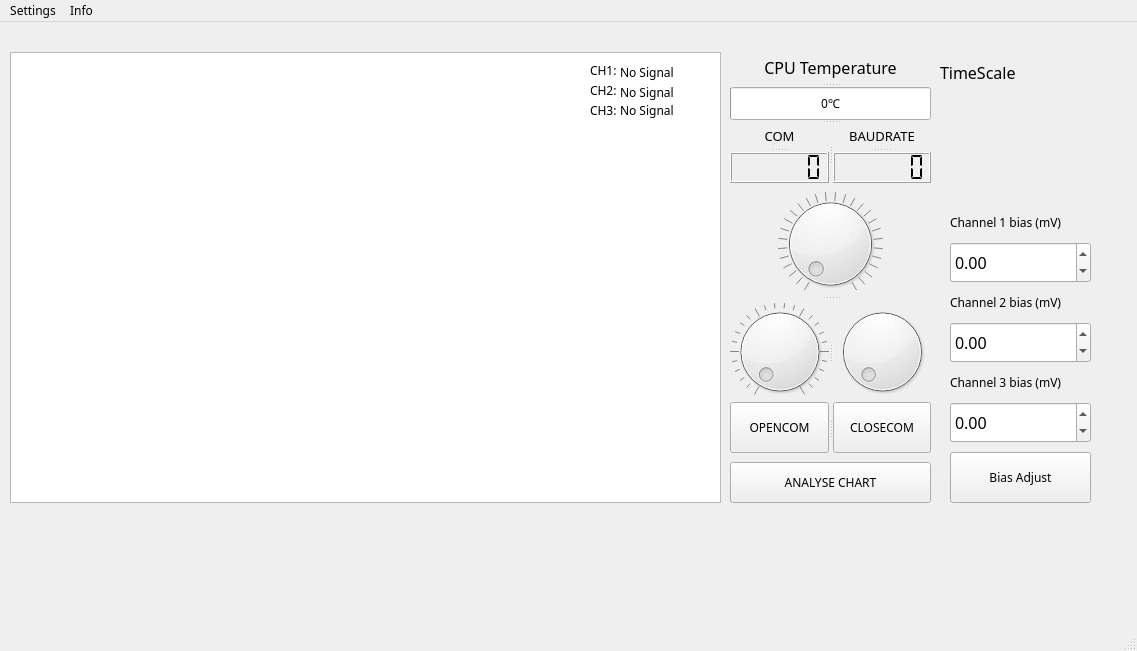
<?xml version="1.0" encoding="UTF-8"?>
<ui version="4.0">
 <class>MainWindow</class>
 <widget class="QMainWindow" name="MainWindow">
  <property name="geometry">
   <rect>
    <x>0</x>
    <y>0</y>
    <width>1137</width>
    <height>651</height>
   </rect>
  </property>
  <property name="font">
   <font>
    <family>Adobe Heiti Std</family>
   </font>
  </property>
  <property name="windowTitle">
   <string>Gyrflacon Sensor System Professional</string>
  </property>
  <property name="tabShape">
   <enum>QTabWidget::Triangular</enum>
  </property>
  <property name="dockNestingEnabled">
   <bool>true</bool>
  </property>
  <property name="unifiedTitleAndToolBarOnMac">
   <bool>false</bool>
  </property>
  <widget class="QWidget" name="centralwidget">
   <widget class="QSplitter" name="splitter_2">
    <property name="geometry">
     <rect>
      <x>730</x>
      <y>170</y>
      <width>201</width>
      <height>211</height>
     </rect>
    </property>
    <property name="orientation">
     <enum>Qt::Vertical</enum>
    </property>
    <widget class="QDial" name="dialTimeScale">
     <property name="minimum">
      <number>60</number>
     </property>
     <property name="maximum">
      <number>600</number>
     </property>
     <property name="singleStep">
      <number>10</number>
     </property>
     <property name="invertedAppearance">
      <bool>false</bool>
     </property>
     <property name="invertedControls">
      <bool>false</bool>
     </property>
     <property name="wrapping">
      <bool>false</bool>
     </property>
     <property name="notchesVisible">
      <bool>true</bool>
     </property>
    </widget>
    <widget class="QSplitter" name="splitter">
     <property name="orientation">
      <enum>Qt::Horizontal</enum>
     </property>
     <widget class="QDial" name="dialTimeStart">
      <property name="maximum">
       <number>100</number>
      </property>
      <property name="singleStep">
       <number>1</number>
      </property>
      <property name="notchesVisible">
       <bool>true</bool>
      </property>
     </widget>
     <widget class="QDial" name="dial_3">
      <property name="maximum">
       <number>120</number>
      </property>
      <property name="singleStep">
       <number>5</number>
      </property>
     </widget>
    </widget>
   </widget>
   <widget class="QLabel" name="labelResult">
    <property name="geometry">
     <rect>
      <x>10</x>
      <y>480</y>
      <width>271</width>
      <height>131</height>
     </rect>
    </property>
    <property name="font">
     <font>
      <family>Adobe Heiti Std</family>
      <pointsize>28</pointsize>
     </font>
    </property>
    <property name="text">
     <string/>
    </property>
   </widget>
   <widget class="QLabel" name="label_5">
    <property name="geometry">
     <rect>
      <x>720</x>
      <y>530</y>
      <width>91</width>
      <height>21</height>
     </rect>
    </property>
    <property name="text">
     <string/>
    </property>
   </widget>
   <widget class="QSplitter" name="splitter_8">
    <property name="geometry">
     <rect>
      <x>730</x>
      <y>30</y>
      <width>201</width>
      <height>131</height>
     </rect>
    </property>
    <property name="orientation">
     <enum>Qt::Vertical</enum>
    </property>
    <widget class="QSplitter" name="splitter_3">
     <property name="orientation">
      <enum>Qt::Vertical</enum>
     </property>
     <widget class="QSplitter" name="splitter_7">
      <property name="orientation">
       <enum>Qt::Vertical</enum>
      </property>
      <widget class="QLabel" name="label">
       <property name="font">
        <font>
         <family>UD Digi Kyokasho NK-R</family>
         <pointsize>12</pointsize>
        </font>
       </property>
       <property name="text">
        <string>CPU Temperature</string>
       </property>
       <property name="alignment">
        <set>Qt::AlignCenter</set>
       </property>
      </widget>
      <widget class="QProgressBar" name="progressBarChipTemp">
       <property name="value">
        <number>0</number>
       </property>
       <property name="alignment">
        <set>Qt::AlignJustify|Qt::AlignVCenter</set>
       </property>
       <property name="textDirection">
        <enum>QProgressBar::BottomToTop</enum>
       </property>
       <property name="format">
        <string>%p℃</string>
       </property>
      </widget>
     </widget>
    </widget>
    <widget class="QSplitter" name="splitter_6">
     <property name="orientation">
      <enum>Qt::Horizontal</enum>
     </property>
     <widget class="QSplitter" name="splitter_4">
      <property name="orientation">
       <enum>Qt::Vertical</enum>
      </property>
      <widget class="QLabel" name="label_2">
       <property name="font">
        <font>
         <family>UD Digi Kyokasho NK-R</family>
         <pointsize>10</pointsize>
        </font>
       </property>
       <property name="text">
        <string>COM</string>
       </property>
       <property name="alignment">
        <set>Qt::AlignCenter</set>
       </property>
      </widget>
      <widget class="QLCDNumber" name="lcdNumberCOM">
       <property name="font">
        <font>
         <family>Adobe Heiti Std</family>
         <stylestrategy>PreferDefault</stylestrategy>
        </font>
       </property>
       <property name="digitCount">
        <number>6</number>
       </property>
       <property name="segmentStyle">
        <enum>QLCDNumber::Flat</enum>
       </property>
       <property name="intValue" stdset="0">
        <number>0</number>
       </property>
      </widget>
     </widget>
     <widget class="QSplitter" name="splitter_5">
      <property name="orientation">
       <enum>Qt::Vertical</enum>
      </property>
      <widget class="QLabel" name="label_3">
       <property name="font">
        <font>
         <family>UD Digi Kyokasho NK-R</family>
         <pointsize>10</pointsize>
        </font>
       </property>
       <property name="text">
        <string>BAUDRATE</string>
       </property>
       <property name="alignment">
        <set>Qt::AlignCenter</set>
       </property>
      </widget>
      <widget class="QLCDNumber" name="lcdNumberBaudrate">
       <property name="digitCount">
        <number>6</number>
       </property>
       <property name="segmentStyle">
        <enum>QLCDNumber::Flat</enum>
       </property>
      </widget>
     </widget>
    </widget>
   </widget>
   <widget class="QSplitter" name="splitter_9">
    <property name="geometry">
     <rect>
      <x>730</x>
      <y>380</y>
      <width>201</width>
      <height>51</height>
     </rect>
    </property>
    <property name="orientation">
     <enum>Qt::Horizontal</enum>
    </property>
    <widget class="QPushButton" name="pushButtonOpenCOM">
     <property name="cursor">
      <cursorShape>PointingHandCursor</cursorShape>
     </property>
     <property name="text">
      <string>OPENCOM</string>
     </property>
    </widget>
    <widget class="QPushButton" name="pushButtonCloseCom">
     <property name="cursor">
      <cursorShape>PointingHandCursor</cursorShape>
     </property>
     <property name="text">
      <string>CLOSECOM</string>
     </property>
    </widget>
   </widget>
   <widget class="QChartView" name="ChartSensor">
    <property name="geometry">
     <rect>
      <x>10</x>
      <y>30</y>
      <width>711</width>
      <height>451</height>
     </rect>
    </property>
   </widget>
   <widget class="QLabel" name="labelTimeScale">
    <property name="geometry">
     <rect>
      <x>940</x>
      <y>60</y>
      <width>91</width>
      <height>31</height>
     </rect>
    </property>
    <property name="text">
     <string/>
    </property>
   </widget>
   <widget class="QPushButton" name="pushButtonAnalyse">
    <property name="geometry">
     <rect>
      <x>730</x>
      <y>440</y>
      <width>201</width>
      <height>41</height>
     </rect>
    </property>
    <property name="text">
     <string>ANALYSE CHART</string>
    </property>
   </widget>
   <widget class="QLabel" name="labelCH1">
    <property name="geometry">
     <rect>
      <x>620</x>
      <y>40</y>
      <width>81</width>
      <height>21</height>
     </rect>
    </property>
    <property name="text">
     <string>No Signal</string>
    </property>
   </widget>
   <widget class="QLabel" name="labelCH2">
    <property name="geometry">
     <rect>
      <x>620</x>
      <y>60</y>
      <width>81</width>
      <height>21</height>
     </rect>
    </property>
    <property name="text">
     <string>No Signal</string>
    </property>
   </widget>
   <widget class="QLabel" name="labelCH3">
    <property name="geometry">
     <rect>
      <x>620</x>
      <y>80</y>
      <width>81</width>
      <height>16</height>
     </rect>
    </property>
    <property name="text">
     <string>No Signal</string>
    </property>
   </widget>
   <widget class="QLabel" name="label_6">
    <property name="geometry">
     <rect>
      <x>590</x>
      <y>40</y>
      <width>31</width>
      <height>16</height>
     </rect>
    </property>
    <property name="text">
     <string>CH1:</string>
    </property>
   </widget>
   <widget class="QLabel" name="label_9">
    <property name="geometry">
     <rect>
      <x>590</x>
      <y>60</y>
      <width>31</width>
      <height>16</height>
     </rect>
    </property>
    <property name="text">
     <string>CH2:</string>
    </property>
   </widget>
   <widget class="QLabel" name="label_10">
    <property name="geometry">
     <rect>
      <x>590</x>
      <y>80</y>
      <width>31</width>
      <height>16</height>
     </rect>
    </property>
    <property name="text">
     <string>CH3:</string>
    </property>
   </widget>
   <widget class="QPushButton" name="pushButton">
    <property name="geometry">
     <rect>
      <x>950</x>
      <y>430</y>
      <width>141</width>
      <height>51</height>
     </rect>
    </property>
    <property name="text">
     <string>Bias Adjust</string>
    </property>
   </widget>
   <widget class="QLabel" name="label_4">
    <property name="geometry">
     <rect>
      <x>950</x>
      <y>190</y>
      <width>131</width>
      <height>21</height>
     </rect>
    </property>
    <property name="text">
     <string>Channel 1 bias (mV)</string>
    </property>
   </widget>
   <widget class="QLabel" name="label_7">
    <property name="geometry">
     <rect>
      <x>950</x>
      <y>270</y>
      <width>131</width>
      <height>21</height>
     </rect>
    </property>
    <property name="text">
     <string>Channel 2 bias (mV)</string>
    </property>
   </widget>
   <widget class="QLabel" name="label_8">
    <property name="geometry">
     <rect>
      <x>950</x>
      <y>350</y>
      <width>131</width>
      <height>21</height>
     </rect>
    </property>
    <property name="text">
     <string>Channel 3 bias (mV)</string>
    </property>
   </widget>
   <widget class="QLabel" name="label_11">
    <property name="geometry">
     <rect>
      <x>940</x>
      <y>40</y>
      <width>101</width>
      <height>21</height>
     </rect>
    </property>
    <property name="font">
     <font>
      <family>Adobe Heiti Std</family>
      <pointsize>12</pointsize>
     </font>
    </property>
    <property name="text">
     <string>TimeScale</string>
    </property>
   </widget>
   <widget class="QDoubleSpinBox" name="doubleSpinBoxCH1">
    <property name="geometry">
     <rect>
      <x>950</x>
      <y>220</y>
      <width>141</width>
      <height>41</height>
     </rect>
    </property>
    <property name="font">
     <font>
      <family>Adobe Heiti Std</family>
      <pointsize>12</pointsize>
     </font>
    </property>
    <property name="minimum">
     <double>-100.000000000000000</double>
    </property>
    <property name="maximum">
     <double>100.000000000000000</double>
    </property>
   </widget>
   <widget class="QDoubleSpinBox" name="doubleSpinBoxCH2">
    <property name="geometry">
     <rect>
      <x>950</x>
      <y>300</y>
      <width>141</width>
      <height>41</height>
     </rect>
    </property>
    <property name="font">
     <font>
      <family>Adobe Heiti Std</family>
      <pointsize>12</pointsize>
     </font>
    </property>
    <property name="minimum">
     <double>-100.000000000000000</double>
    </property>
    <property name="maximum">
     <double>100.000000000000000</double>
    </property>
   </widget>
   <widget class="QDoubleSpinBox" name="doubleSpinBoxCH3">
    <property name="geometry">
     <rect>
      <x>950</x>
      <y>380</y>
      <width>141</width>
      <height>41</height>
     </rect>
    </property>
    <property name="font">
     <font>
      <family>Adobe Heiti Std</family>
      <pointsize>12</pointsize>
     </font>
    </property>
    <property name="minimum">
     <double>-100.000000000000000</double>
    </property>
    <property name="maximum">
     <double>100.000000000000000</double>
    </property>
   </widget>
  </widget>
  <widget class="QMenuBar" name="menubar">
   <property name="geometry">
    <rect>
     <x>0</x>
     <y>0</y>
     <width>1137</width>
     <height>21</height>
    </rect>
   </property>
   <widget class="QMenu" name="menuInfo">
    <property name="title">
     <string>Info</string>
    </property>
    <addaction name="actionContast_us"/>
    <addaction name="actionGyrflaconSensorSystem"/>
    <addaction name="separator"/>
    <addaction name="actionLicenseCode"/>
   </widget>
   <widget class="QMenu" name="menuSettings">
    <property name="title">
     <string>Settings</string>
    </property>
    <addaction name="actionCOM_Setting"/>
   </widget>
   <addaction name="menuSettings"/>
   <addaction name="menuInfo"/>
  </widget>
  <widget class="QStatusBar" name="statusbar"/>
  <action name="actionContast_us">
   <property name="text">
    <string>Contast us</string>
   </property>
  </action>
  <action name="actionGyrflaconSensorSystem">
   <property name="text">
    <string>About Gyrflacon System</string>
   </property>
  </action>
  <action name="actionCOM_Setting">
   <property name="text">
    <string>COM Setting</string>
   </property>
  </action>
  <action name="actionLicenseCode">
   <property name="text">
    <string>ActiveSoftware</string>
   </property>
  </action>
 </widget>
 <customwidgets>
  <customwidget>
   <class>QChartView</class>
   <extends>QGraphicsView</extends>
   <header>PyQt5.QtChart</header>
  </customwidget>
 </customwidgets>
 <resources/>
 <connections>
  <connection>
   <sender>actionContast_us</sender>
   <signal>triggered()</signal>
   <receiver>MainWindow</receiver>
   <slot>OpenContactus()</slot>
   <hints>
    <hint type="sourcelabel">
     <x>-1</x>
     <y>-1</y>
    </hint>
    <hint type="destinationlabel">
     <x>582</x>
     <y>381</y>
    </hint>
   </hints>
  </connection>
  <connection>
   <sender>actionGyrflaconSensorSystem</sender>
   <signal>triggered()</signal>
   <receiver>MainWindow</receiver>
   <slot>OpenSysinfo()</slot>
   <hints>
    <hint type="sourcelabel">
     <x>-1</x>
     <y>-1</y>
    </hint>
    <hint type="destinationlabel">
     <x>582</x>
     <y>381</y>
    </hint>
   </hints>
  </connection>
  <connection>
   <sender>actionLicenseCode</sender>
   <signal>triggered()</signal>
   <receiver>MainWindow</receiver>
   <slot>OpenActiveSoftware()</slot>
   <hints>
    <hint type="sourcelabel">
     <x>-1</x>
     <y>-1</y>
    </hint>
    <hint type="destinationlabel">
     <x>582</x>
     <y>381</y>
    </hint>
   </hints>
  </connection>
  <connection>
   <sender>actionCOM_Setting</sender>
   <signal>triggered()</signal>
   <receiver>MainWindow</receiver>
   <slot>OpenCOMSetting()</slot>
   <hints>
    <hint type="sourcelabel">
     <x>-1</x>
     <y>-1</y>
    </hint>
    <hint type="destinationlabel">
     <x>582</x>
     <y>381</y>
    </hint>
   </hints>
  </connection>
  <connection>
   <sender>pushButtonOpenCOM</sender>
   <signal>clicked()</signal>
   <receiver>MainWindow</receiver>
   <slot>ConnectCOM()</slot>
   <hints>
    <hint type="sourcelabel">
     <x>761</x>
     <y>446</y>
    </hint>
    <hint type="destinationlabel">
     <x>718</x>
     <y>505</y>
    </hint>
   </hints>
  </connection>
  <connection>
   <sender>pushButtonCloseCom</sender>
   <signal>clicked()</signal>
   <receiver>MainWindow</receiver>
   <slot>DisconnectCOM()</slot>
   <hints>
    <hint type="sourcelabel">
     <x>872</x>
     <y>433</y>
    </hint>
    <hint type="destinationlabel">
     <x>947</x>
     <y>497</y>
    </hint>
   </hints>
  </connection>
  <connection>
   <sender>dialTimeScale</sender>
   <signal>valueChanged(int)</signal>
   <receiver>MainWindow</receiver>
   <slot>SetTimeScale()</slot>
   <hints>
    <hint type="sourcelabel">
     <x>849</x>
     <y>239</y>
    </hint>
    <hint type="destinationlabel">
     <x>1071</x>
     <y>241</y>
    </hint>
   </hints>
  </connection>
  <connection>
   <sender>dialTimeStart</sender>
   <signal>valueChanged(int)</signal>
   <receiver>MainWindow</receiver>
   <slot>SetTimeStart()</slot>
   <hints>
    <hint type="sourcelabel">
     <x>788</x>
     <y>355</y>
    </hint>
    <hint type="destinationlabel">
     <x>851</x>
     <y>587</y>
    </hint>
   </hints>
  </connection>
  <connection>
   <sender>pushButtonAnalyse</sender>
   <signal>clicked()</signal>
   <receiver>MainWindow</receiver>
   <slot>AnalyseChart()</slot>
   <hints>
    <hint type="sourcelabel">
     <x>828</x>
     <y>482</y>
    </hint>
    <hint type="destinationlabel">
     <x>780</x>
     <y>622</y>
    </hint>
   </hints>
  </connection>
  <connection>
   <sender>dial_3</sender>
   <signal>valueChanged(int)</signal>
   <receiver>MainWindow</receiver>
   <slot>SetValueScale()</slot>
   <hints>
    <hint type="sourcelabel">
     <x>896</x>
     <y>351</y>
    </hint>
    <hint type="destinationlabel">
     <x>1060</x>
     <y>346</y>
    </hint>
   </hints>
  </connection>
  <connection>
   <sender>pushButton</sender>
   <signal>clicked()</signal>
   <receiver>MainWindow</receiver>
   <slot>SetBiasVal()</slot>
   <hints>
    <hint type="sourcelabel">
     <x>1060</x>
     <y>473</y>
    </hint>
    <hint type="destinationlabel">
     <x>1101</x>
     <y>554</y>
    </hint>
   </hints>
  </connection>
 </connections>
 <slots>
  <slot>OpenContactus()</slot>
  <slot>OpenSysinfo()</slot>
  <slot>OpenActiveSoftware()</slot>
  <slot>OpenCOMSetting()</slot>
  <slot>ConnectCOM()</slot>
  <slot>DisconnectCOM()</slot>
  <slot>SetTimeScale()</slot>
  <slot>SetTimeStart()</slot>
  <slot>AnalyseChart()</slot>
  <slot>SetValueScale()</slot>
  <slot>SetBiasVal()</slot>
 </slots>
</ui>
